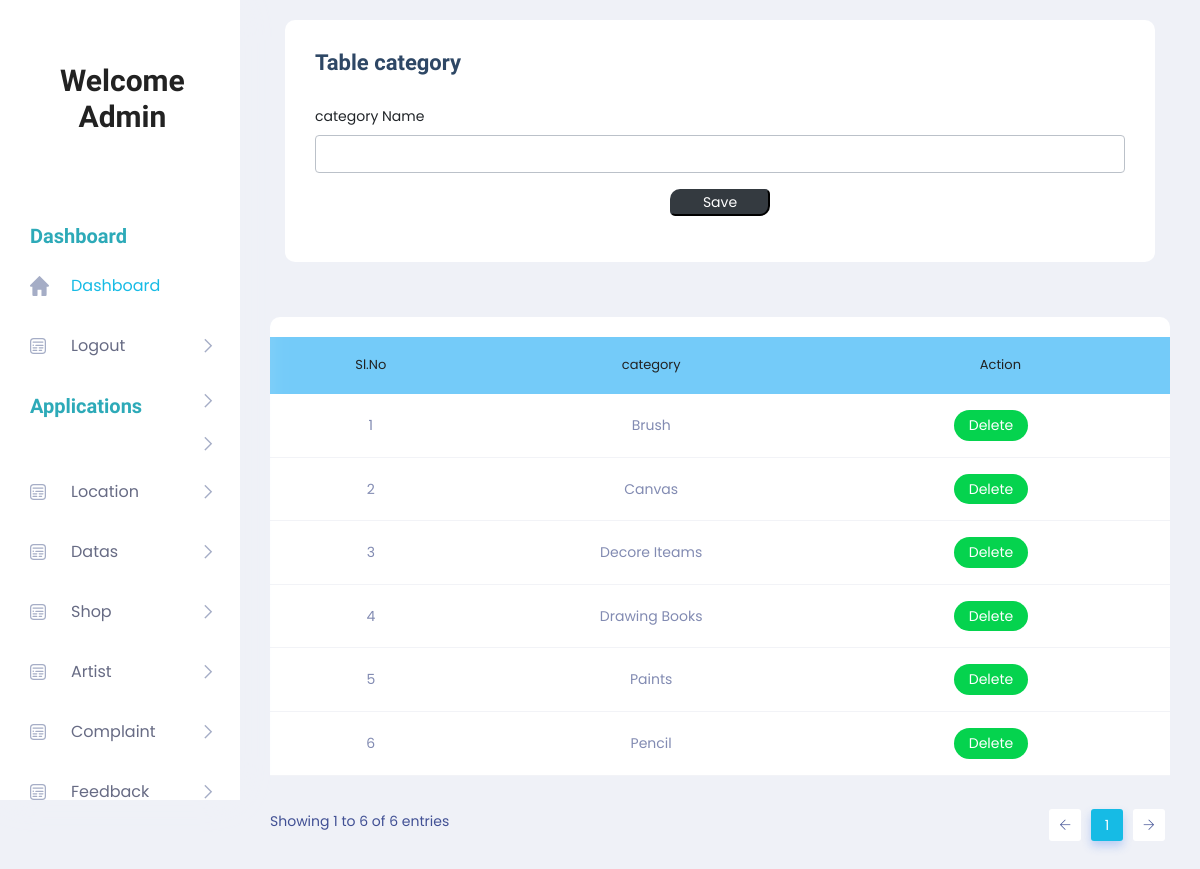
Screenshot of /Project/Admin/Category.php with the database file from the repository.
### tables this page shows
CREATE TABLE `tbl_category` (
  `category_id` int(11) NOT NULL,
  `category_name` varchar(100) NOT NULL
);

### Project/Admin/Category.php (the view, shortened to what this page needs)
<!DOCTYPE html PUBLIC "-//W3C//DTD XHTML 1.0 Transitional//EN" "http://www.w3.org/TR/xhtml1/DTD/xhtml1-transitional.dtd">
<html xmlns="http://www.w3.org/1999/xhtml">
<head>
</head>
<?php
include('Head.php');
?>
<body>
        <section class="main_content dashboard_part">
            <div class="main_content_iner ">
                <div class="container-fluid p-0">
                    <div class="row justify-content-center">
                        <div class="col-12">
                            <div class="QA_section">
                                <div class="white_box_tittle list_header">
                                    <div class="col-lg-12">
                                        <div class="white_box mb_30">
                                            <div class="box_header ">
                                                <div class="main-title">
                                                    <h3 class="mb-0" >Table category</h3>
                                                </div>
                                            </div>
                                            <form method="post">
                                                <div class="form-group">
                                                    <label for="txt_category">category Name</label>
                                                    <input required="" type="text" class="form-control" id="txt_category" name="txt_category" autocomplete="off" required>
                                                </div>
                                                <div class="form-group" align="center">
<input type="submit" class="btn-dark" style="width:100px; border-radius: 10px 5px " name="btn_save" value="Save">
                                                </div>
                                            </form>
                                        </div>
                                    </div>
                                </div>
                                <div class="QA_table mb_30">
                                    <table class="table lms_table_active">
                                        <thead>
                                            <tr style="background-color: #74CBF9">
                                                <td align="center" scope="col">Sl.No</td>
                                                <td align="center" scope="col">category</td>
                                                <td align="center" scope="col">Action</td>
                                            </tr>
                                        </thead>
                                        <tbody>
                                            <?php
                                                $i = 0;
                                                $selQry = "select * from tbl_category ORDER BY category_name";
                                                $rs = $Conn->query($selQry);
                                                while ($data = $rs->fetch_assoc()) {
                                                    $i++;
                                            ?>
                                            <tr>
                                                <td align="center"><?php echo $i;?></td>
                                                <td align="center"><?php echo $data["category_name"];?></td>
                                                <td align="center"><a href="category.php?id=<?php echo $data["category_id"];?>" class="status_btn">Delete</a> &nbsp;&nbsp;&nbsp;&nbsp;
</td>                                            </tr>
                                            <?php
                                              }
                                            ?>
                                        </tbody>
                                    </table>
                                </div>
                            </div>
                        </div>
                    </div>
                </div>
            </div>
        </section>
        <?php
		include('Foot.php');
		?>
</body>
</html>

### rows the page displays
tbl_category: category_name "Brush"
tbl_category: category_name "Canvas"
tbl_category: category_name "Decore Iteams"
tbl_category: category_name "Drawing Books"
tbl_category: category_name "Paints"
tbl_category: category_name "Pencil"
